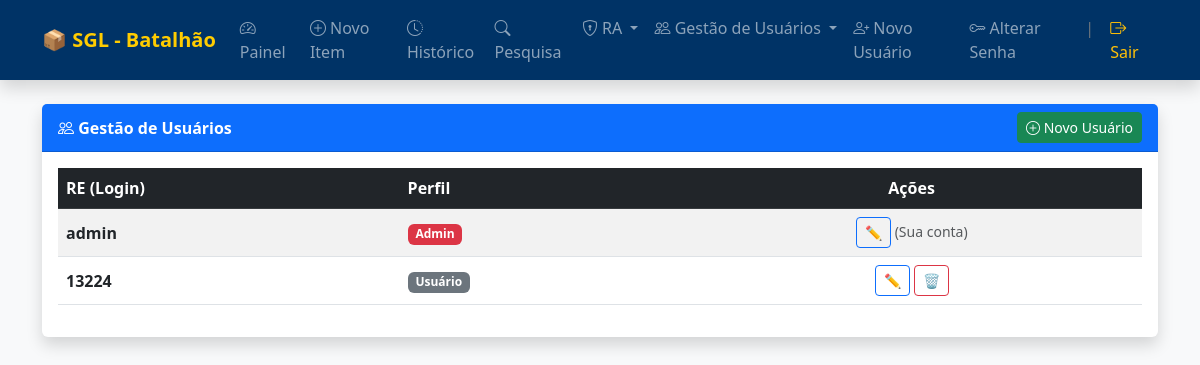
The page /usuarios/listar (signed in) on the database as committed earlier.
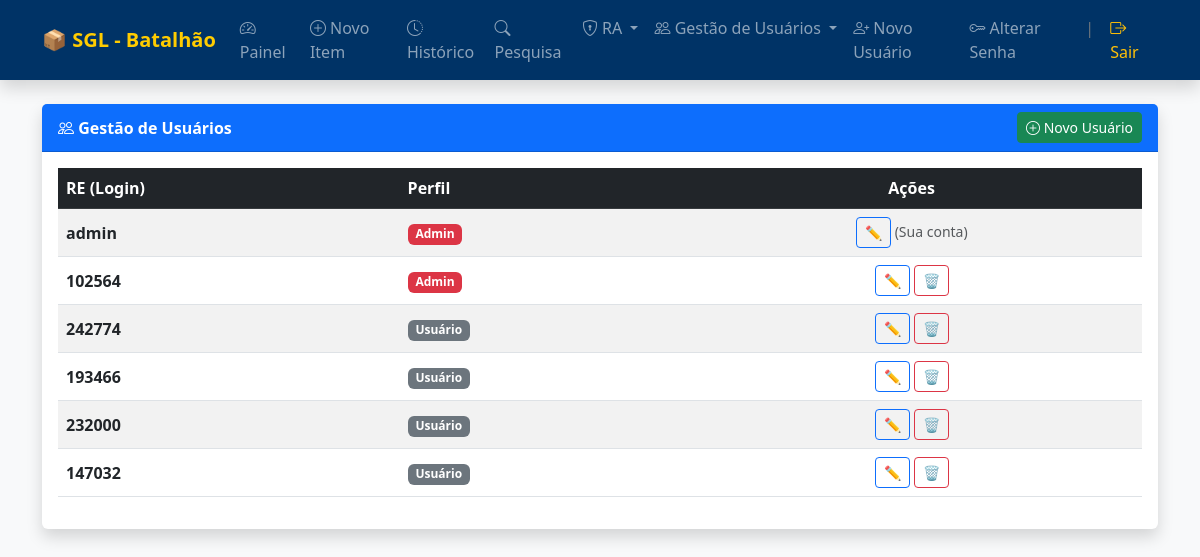
The same page on the database as committed later.
### app.py (models this page shows, shortened)
class Usuario(UserMixin, db.Model):
    id = db.Column(db.Integer, primary_key=True)
    username = db.Column(db.String(50), unique=True, nullable=False)
    password_hash = db.Column(db.String(128))
    role = db.Column(db.String(20), default='usuario')

### app.py (the view)
@app.route('/usuarios/listar', methods=['GET'])
@login_required
def usuarios_listar():
    if current_user.role != 'admin':
        flash('Acesso restrito ao administrador.', 'danger')
        return redirect(url_for('dashboard'))
    usuarios = Usuario.query.all()
    return render_template('usuarios_listar.html', usuarios=usuarios)

### app.py (called while the page is built)
@login_manager.user_loader
def load_user(user_id): return Usuario.query.get(int(user_id))

### templates/usuarios_listar.html (shortened to what this page needs)
{% extends "base.html" %}
{% block content %}
<div class="card shadow border-0">
    <div class="card-header bg-primary text-white fw-bold d-flex justify-content-between align-items-center">
        <span><i class="bi bi-people"></i> Gestão de Usuários</span>
        <a href="{{ url_for('usuario_novo') }}" class="btn btn-sm btn-success">
            <i class="bi bi-plus-circle"></i> Novo Usuário
        </a>
    </div>
    <div class="card-body">
        {% if usuarios %}
        <div class="table-responsive">
            <table class="table table-striped align-middle">
                <thead class="table-dark">
                    <tr>
                        <th>RE (Login)</th>
                        <th>Perfil</th>
                        <th class="text-center">Ações</th>
                    </tr>
                </thead>
                <tbody>
                    {% for user in usuarios %}
                    <tr>
                        <td class="fw-bold">{{ user.username }}</td>
                        <td>
                            {% if user.role == 'admin' %}
                                <span class="badge bg-danger">Admin</span>
                            {% else %}
                                <span class="badge bg-secondary">Usuário</span>
                            {% endif %}
                        </td>
                        <td class="text-center">
                            <a href="{{ url_for('usuarios_editar', id=user.id) }}" class="btn btn-sm btn-outline-primary" title="Editar">
                                ✏️
                            </a>
                            {% if user.id != current_user.id %}
                            <button type="button" class="btn btn-sm btn-outline-danger" data-bs-toggle="modal" data-bs-target="#modalDel{{ user.id }}" title="Excluir">
                                🗑️
                            </button>
                            {% else %}
                            <span class="text-muted small">(Sua conta)</span>
                            {% endif %}
                        </td>
                    </tr>
                    {% endfor %}
                </tbody>
            </table>
        </div>
        {% else %}
        <div class="alert alert-info p-4 text-center">Nenhum usuário cadastrado.</div>
        {% endif %}
    </div>
</div>
{% endblock %}

### templates/base.html (shortened to what this page needs)
<!DOCTYPE html>
<html lang="pt-br">
<head>
    <link href="https://cdn.jsdelivr.net/npm/bootstrap@5.3.0/dist/css/bootstrap.min.css" rel="stylesheet">
    <link rel="stylesheet" href="https://cdn.jsdelivr.net/npm/bootstrap-icons@1.10.0/font/bootstrap-icons.css">
</head>
<body>
    <nav class="navbar navbar-expand-lg navbar-dark navbar-custom mb-4 shadow">
        <div class="container">
            <a class="navbar-brand" href="{{ url_for('dashboard') }}">📦 SGL - Batalhão</a>
            {% if current_user.is_authenticated %}
            <div class="collapse navbar-collapse" id="navbarNav">
                <div class="navbar-nav ms-auto">
                    <a class="nav-link" href="{{ url_for('dashboard') }}"><i class="bi bi-speedometer2"></i> Painel</a>
                    <a class="nav-link" href="{{ url_for('cadastro') }}"><i class="bi bi-plus-circle"></i> Novo Item</a>
                    <a class="nav-link" href="{{ url_for('historico_busca') }}"><i class="bi bi-clock-history"></i> Histórico</a>
                    <a class="nav-link" href="{{ url_for('pesquisa') }}"><i class="bi bi-search"></i> Pesquisa</a>
                    <div class="nav-item dropdown">
                        <a class="nav-link dropdown-toggle" href="#" id="raDropdown" role="button" data-bs-toggle="dropdown" aria-expanded="false">
                            <i class="bi bi-shield-lock"></i> RA
                        </a>
                    </div>
                    {% if current_user.role == 'admin' %}
                    <div class="nav-item dropdown">
                        <a class="nav-link dropdown-toggle" href="#" id="usuariosDropdown" role="button" data-bs-toggle="dropdown" aria-expanded="false">
                            <i class="bi bi-people"></i> Gestão de Usuários
                        </a>
                    </div>
                    {% endif %}
                    {% if current_user.role == 'admin' %}
                    <a class="nav-link" href="{{ url_for('usuario_novo') }}"><i class="bi bi-person-plus"></i> Novo Usuário</a>
                    {% endif %}
                    <a class="nav-link" href="{{ url_for('alterar_senha') }}"><i class="bi bi-key"></i> Alterar Senha</a>
                    <span class="nav-link text-secondary">|</span>
                    <a class="nav-link text-warning" href="{{ url_for('logout') }}"><i class="bi bi-box-arrow-right"></i> Sair</a>
                </div>
            </div>
            {% endif %}
        </div>
    </nav>
    <div class="container">
        {% block content %}{% endblock %}
    </div>
</body>
</html>

### templates/base.html (style rules this page uses)
.navbar-custom { background-color: #003366; }
.navbar-dark .navbar-brand { font-weight: bold; color: #ffcc00; }
body { background-color: #f8f9fa; }

Rows that differ between the two databases and show on the page:
changed Usuario (number 2 of 6 on the later page): username "13224" → "102564"; role "Usuário" → "Admin"
added Usuario: username "242774", role "Usuário"
added Usuario: username "193466", role "Usuário"
added Usuario: username "232000", role "Usuário"
added Usuario: username "147032", role "Usuário"
